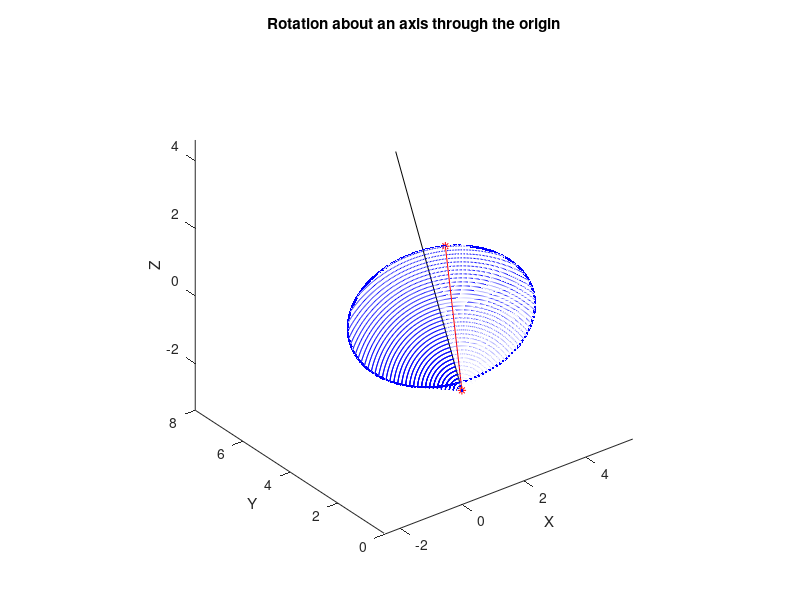
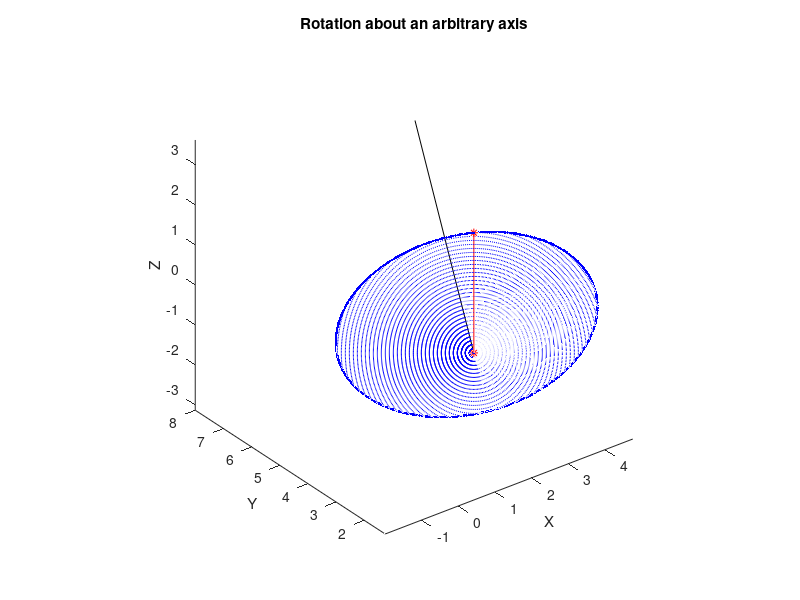

Write the MATLAB code that produced these figures, in order.
% Rodrigues' formula (Axis-angle rotation)
% Rotating a vector about an axis in 3D space
% Axis of rotation and the rotation vector have common origin
% Soumitra Sitole
% Reference: https://en.wikipedia.org/wiki/Rodrigues%27_rotation_formula

clc
clear
close all

%% Rotation about an axis passing through the origin:
O = [0,0,0]; % origin
v = [1,2,3]; % v is the vector to be rotated 
K = [4,8,2]; % K denotes the distal point for rotation axis
k = K/norm(K); % k is the normalized rotation axis vector 

figure(1)
plot3([O(1),v(1)],[O(2),v(2)],[O(3),v(3)],'-*r'); % plot initial vector
hold on;
plot3([O(1),K(1)],[O(2),K(2)],[O(3),K(3)],'-k'); % plot rotation axis

for theta = 1:360 % define the angle of rotation (right-handed CS)
    v_rot = v*cosd(theta)+cross(k,v)*sind(theta)+k*(dot(k,v))*(1-cosd(theta)); % rotated vector (Rodrigues' formula)
    plot3([O(1),v_rot(1)],[O(2),v_rot(2)],[O(3),v_rot(3)],':.b');
    hold on;
end

title('Rotation about an axis through the origin');
xlabel('X');
ylabel('Y');
zlabel('Z');
axis equal

%% Rotation about an arbitrary axis:
O = [1,2,0]; % initial point of rotation axis
ov = (v-O); % vector to be rotated
K = [4,8,2]; % K denotes the distal point for rotation axis
ok = (K-O); % ok is the rotation axis vector
k = ok/norm(ok); % k is the normalized rotation axis vector

figure(2)
plot3([O(1),v(1)],[O(2),v(2)],[O(3),v(3)],'-*r'); % plot initial vector
hold on;
plot3([O(1),K(1)],[O(2),K(2)],[O(3),K(3)],'-k'); % plot rotation axis

for theta = 1:360 % define the angle of rotation (right-handed CS)
    v_rot = ov*cosd(theta)+cross(k,ov)*sind(theta)+k*(dot(k,ov))*(1-cosd(theta)); % rotated vector about an axis through global origin(0,0,0)
    v_tran = [O(1)+v_rot(1),O(2)+v_rot(2),O(3)+v_rot(3)]; % transformed vector (translate rotated vector back to initial point) 
    plot3([O(1),v_tran(1)],[O(2),v_tran(2)],[O(3),O(3)+v_rot(3)],':.b');
    hold on;
end

title('Rotation about an arbitrary axis');
xlabel('X');
ylabel('Y');
zlabel('Z');
axis equal